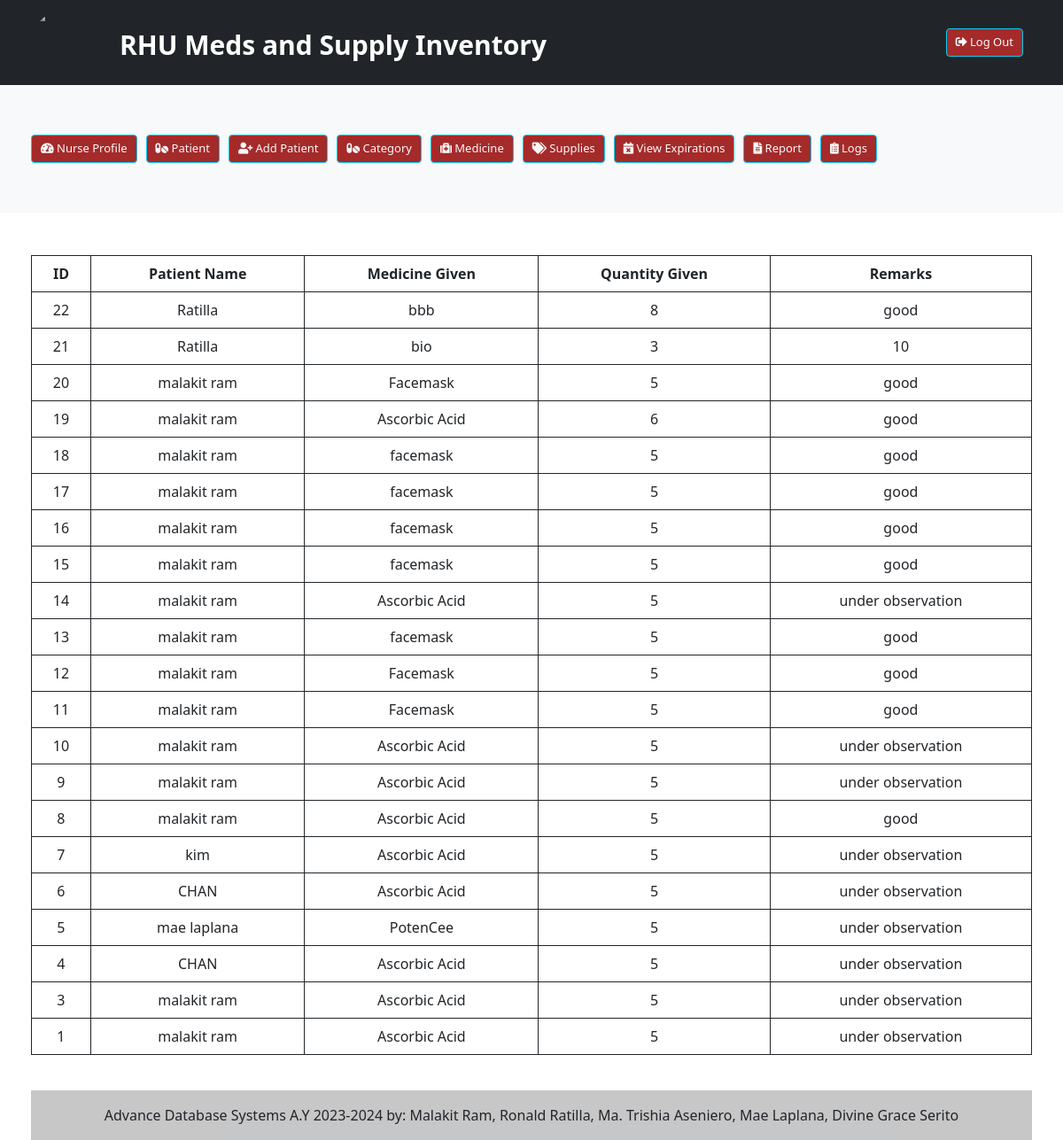
The app's page /npatient.php with its own data.
### tables this page shows
CREATE TABLE `patienttb` (
  `id` int(11) NOT NULL,
  `patient_name` varchar(255) DEFAULT NULL,
  `medgiven` varchar(255) DEFAULT NULL,
  `qty` int(11) DEFAULT NULL,
  `remarks` text DEFAULT NULL
);

### npatient.php (the view, shortened to what this page needs)
<!DOCTYPE html>
<html>
<head>
    <link href="https://cdn.jsdelivr.net/npm/bootstrap@5.0.2/dist/css/bootstrap.min.css" rel="stylesheet">
  <?php
        include("nurse_dashboard.php"); ?>
</head>
<body>
<div class="container mt-5">
<table class="table table-responsive table-bordered border-dark table-hover text-center ">
        <tr>
            <th>ID</th>
            <th>Patient Name</th>
            <th>Medicine Given</th>
            <th>Quantity Given</th>
            <th>Remarks</th>
        </tr>
        </div>
<?php
include "dbconfig.php";
$sql = "SELECT * FROM patienttb ORDER BY id DESC";
$result = $conn->query($sql);
if ($result->num_rows > 0) {
    while ($row = $result->fetch_assoc()) {
        echo "<tr>";
        echo "<td>" . $row["id"] . "</td>";
        echo "<td>" . $row["patient_name"] . "</td>";
        echo "<td>" . $row["medgiven"] . "</td>";
        echo "<td>" . $row["qty"] . "</td>";
        echo "<td>" . $row["remarks"] . "</td>";
        echo "</tr>";
    }
} else {
    echo "No patient records found.";
}
?>
</body>
</html>
<?php
include "footer.php";
?>

### nurse_dashboard.php (shortened to what this page needs)
<!DOCTYPE html>
<html>
<head>
  <link href="https://cdn.jsdelivr.net/npm/bootstrap@5.0.2/dist/css/bootstrap.min.css" rel="stylesheet"
>
  <link href="https://cdnjs.cloudflare.com/ajax/libs/font-awesome/5.15.4/css/all.min.css" rel="stylesheet">
</head>
<body>
  <header class="navbar navbar-dark bg-dark">
    <div class="container">
      <br>
      <img class="logo" src="image/slsu.png" alt="Your Logo">
      <h1 class="navbar-brand">RHU Meds and Supply Inventory</h1>
      <button class="btn btn-info log-out-button"><a href="index.html" ><i class="fas fa-sign-out-alt"></i> Log Out</a></button>
    </div>
  </header>
  <nav class="navbar navbar-expand-lg navbar-light bg-light">
    <div class="container">
      <div class="d-flex justify-content-center">
        <button class="btn btn-info my-5"><a href="nurse_interface.php" class="text-light"><i class="fas fa-tachometer-alt"></i> Nurse Profile</a></button>
        <button class="btn btn-info my-5"><a href="npatient.php" class="text-light"><i class="fas fa-pills"></i> Patient</a></button>
        <button class="btn btn-info my-5"><a href="naddpatient.php" class="text-light"><i class="fas fa-user-plus"></i>  Add Patient</a></button>
        <button class="btn btn-info my-5"><a href="ncategory.php" class="text-light"><i class="fas fa-pills"></i> Category</a></button>
        <button class="btn btn-info my-5"><a href="nmedicine.php" class="text-light"><i class="fas fa-medkit"></i> Medicine</a></button>
        <button class="btn btn-info my-5"><a href="nsupplies.php" class="text-light"><i class="fas fa-tags"></i> Supplies</a></button>
        <button class="btn btn-info my-5"><a href="nexpiration.php" class="text-light"><i class="fas fa-calendar-times"></i> View Expirations</a></button>
        <button class="btn btn-info my-5"><a href="nprintable_report.php" class="text-light"><i class="fas fa-file-alt"></i> Report</a></button>
        <button class="btn btn-info my-5"><a href="nactivitylog.php" class="text-light"><i class="fas fa-clipboard-list"></i> Logs</a></button>
    </div>
    </div>
  </nav>
</body>
</html>

### footer.php
<footer class="bg-light text-center text-lg-start">
  <div class="text-center p-3" style="background-color: rgba(0, 0, 0, 0.2);">
    Advance Database Systems A.Y 2023-2024
    <span class="text-dark">by: Malakit Ram, Ronald Ratilla, Ma. Trishia Aseniero, Mae Laplana, Divine Grace Serito </span>
  </div>
</footer>

### nurse_dashboard.php (style rules this page uses)
.my-5 { margin-top: 5rem; }
.navbar { display: flex; justify-content: center; align-items: center; }
.navbar-brand { text-decoration :blue; font-size: 30px; font-weight: bold; margin-left: 10px; }
.btn-info { background-color: brown; color: blueviolet; margin-right: 10px; padding: 5px 10px; font-size: 13px; }
.btn-info a { text-decoration: none; color: #ffffff; }
.container { padding: 0 5px; }
h1 { font-size: 15px; color: brown; margin-top: 10px; margin-bottom: 5px; }
.logo { width: 80px; height: 80px; border-radius: 50%; object-fit: cover; margin-right: 10px; }
.log-out-button { margin-left: auto; }

### records on screen
patienttb: id "22", patient_name "Ratilla", medgiven "bbb", qty "8", remarks "good"
patienttb: id "21", patient_name "Ratilla", medgiven "bio", qty "3", remarks "10"
patienttb: id "20", patient_name "malakit ram", medgiven "Facemask", qty "5", remarks "good"
patienttb: id "19", patient_name "malakit ram", medgiven "Ascorbic Acid", qty "6", remarks "good"
patienttb: id "18", patient_name "malakit ram", medgiven "facemask", qty "5", remarks "good"
patienttb: id "17", patient_name "malakit ram", medgiven "facemask", qty "5", remarks "good"
patienttb: id "16", patient_name "malakit ram", medgiven "facemask", qty "5", remarks "good"
patienttb: id "15", patient_name "malakit ram", medgiven "facemask", qty "5", remarks "good"
patienttb: id "14", patient_name "malakit ram", medgiven "Ascorbic Acid", qty "5", remarks "under observation"
patienttb: id "13", patient_name "malakit ram", medgiven "facemask", qty "5", remarks "good"
patienttb: id "12", patient_name "malakit ram", medgiven "Facemask", qty "5", remarks "good"
patienttb: id "11", patient_name "malakit ram", medgiven "Facemask", qty "5", remarks "good"
patienttb: id "10", patient_name "malakit ram", medgiven "Ascorbic Acid", qty "5", remarks "under observation"
patienttb: id "9", patient_name "malakit ram", medgiven "Ascorbic Acid", qty "5", remarks "under observation"
patienttb: id "8", patient_name "malakit ram", medgiven "Ascorbic Acid", qty "5", remarks "good"
patienttb: id "7", patient_name "kim", medgiven "Ascorbic Acid", qty "5", remarks "under observation"
patienttb: id "6", patient_name "CHAN", medgiven "Ascorbic Acid", qty "5", remarks "under observation"
patienttb: id "5", patient_name "mae laplana", medgiven "PotenCee", qty "5", remarks "under observation"
patienttb: id "4", patient_name "CHAN", medgiven "Ascorbic Acid", qty "5", remarks "under observation"
patienttb: id "3", patient_name "malakit ram", medgiven "Ascorbic Acid", qty "5", remarks "under observation"
patienttb: id "1", patient_name "malakit ram", medgiven "Ascorbic Acid", qty "5", remarks "under observation"
